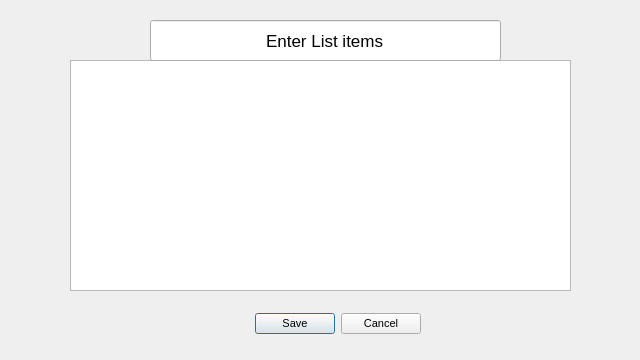
<?xml version="1.0" encoding="UTF-8"?>
<ui version="4.0">
 <class>Form</class>
 <widget class="QWidget" name="Form">
  <property name="geometry">
   <rect>
    <x>0</x>
    <y>0</y>
    <width>640</width>
    <height>360</height>
   </rect>
  </property>
  <property name="windowTitle">
   <string>Form</string>
  </property>
  <widget class="QPlainTextEdit" name="listItemsInputPlainTextEdit">
   <property name="geometry">
    <rect>
     <x>70</x>
     <y>60</y>
     <width>501</width>
     <height>231</height>
    </rect>
   </property>
   <property name="font">
    <font>
     <pointsize>10</pointsize>
    </font>
   </property>
   <property name="plainText">
    <string/>
   </property>
  </widget>
  <widget class="QLineEdit" name="lineEdit">
   <property name="geometry">
    <rect>
     <x>150</x>
     <y>20</y>
     <width>351</width>
     <height>41</height>
    </rect>
   </property>
   <property name="font">
    <font>
     <pointsize>13</pointsize>
    </font>
   </property>
   <property name="text">
    <string>Enter List items</string>
   </property>
   <property name="alignment">
    <set>Qt::AlignCenter</set>
   </property>
   <property name="readOnly">
    <bool>true</bool>
   </property>
  </widget>
  <widget class="QDialogButtonBox" name="addListItemButtonBox">
   <property name="geometry">
    <rect>
     <x>210</x>
     <y>310</y>
     <width>211</width>
     <height>28</height>
    </rect>
   </property>
   <property name="font">
    <font>
     <pointsize>8</pointsize>
    </font>
   </property>
   <property name="orientation">
    <enum>Qt::Horizontal</enum>
   </property>
   <property name="standardButtons">
    <set>QDialogButtonBox::Cancel|QDialogButtonBox::Save</set>
   </property>
  </widget>
 </widget>
 <resources/>
 <connections/>
</ui>
